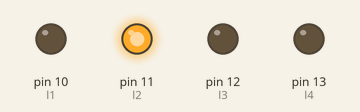
The sketch below on a simulated Arduino Uno, built with avr-gcc and run on an emulated ATmega328P. Parts: output pins drawn as LEDs (lit = HIGH).

Above: at 0.5 s.
At 1.5 s:
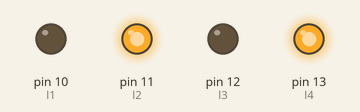
At 2.5 s:
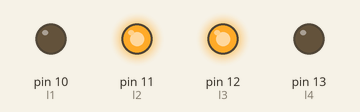
At 3.5 s:
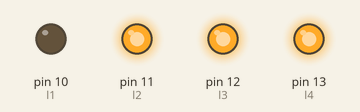
Timing chart, 0 to 4.6 s (numbered marks = the images above):
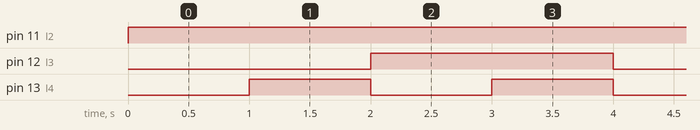

The sketch:

4bitCountUP.ino
```cpp
int l1=10;
int l2=11;
int l3=12;
int l4=13;
int i=0;
void setup() {
  // put your setup code here, to run once:
  pinMode(l1,OUTPUT);
  pinMode(l2,OUTPUT);
  pinMode(l3,OUTPUT);
  pinMode(l4,OUTPUT);

}

void loop() {
  // put your main code here, to run repeatedly:
  if(i<8)
    digitalWrite(l1,LOW);
  else
    digitalWrite(l1,HIGH);

  if(4<=i<=7 && 12<=i<=15)
    digitalWrite(l2,HIGH);
  else
    digitalWrite(l2,LOW);

  if(i==2 || i==3 || i==6 || i==7 || i==10 || i==11 || i==14 || i==15)
    digitalWrite(l3,HIGH);
  else
    digitalWrite(l3,LOW);

  if(i%2==0)
    digitalWrite(l4,LOW);
  else
    digitalWrite(l4,HIGH);

  delay(1000);
  i+=1;
  i=i%8;

}
```

Measured:
- by itself, pin 11 (l2): LOW → HIGH at 0.00 s
- by itself, pin 12 (l3): alternates HIGH for 2.0 s and LOW for 2.0 s
- by itself, pin 13 (l4): alternates HIGH for 1.0 s and LOW for 1.0 s
